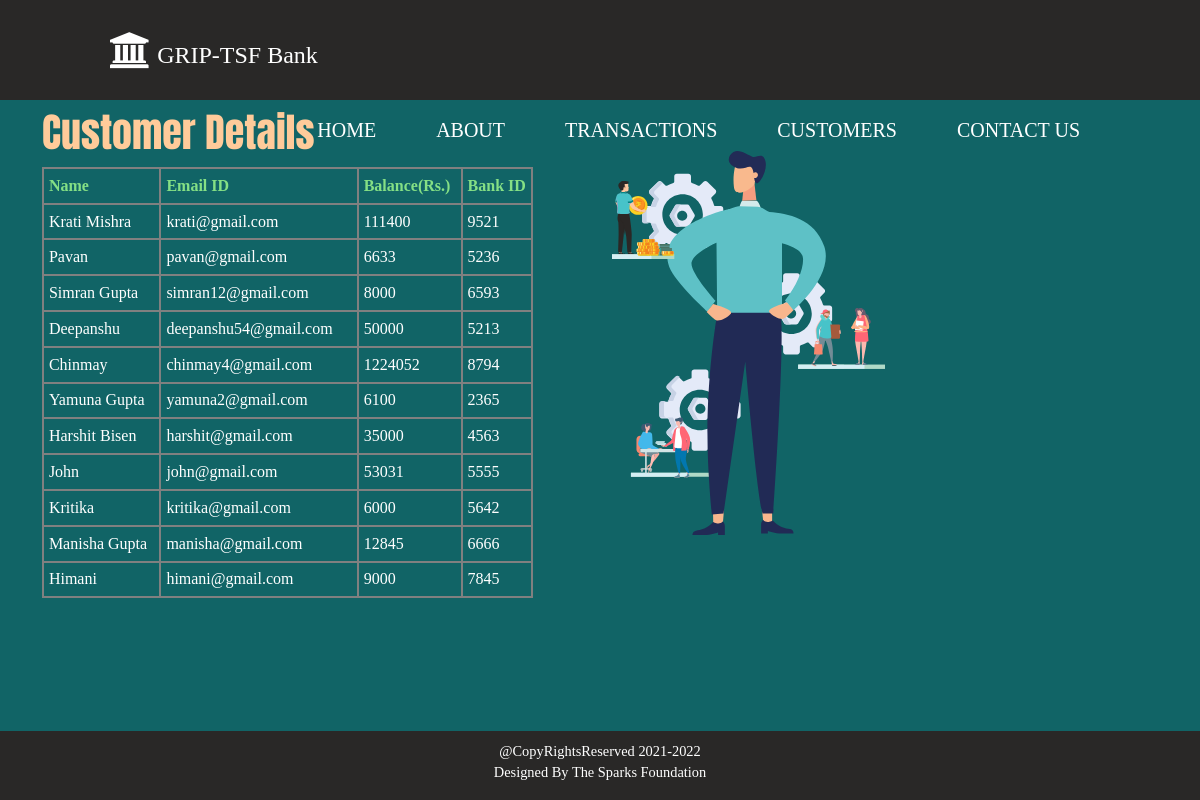
The app's page /customers/ with its own data.
### banking/models.py (models this page shows, shortened)
class Balance(models.Model):
    name=models.CharField(max_length=300)
    bank_id=models.IntegerField(unique=True,null=False)
    balance=models.IntegerField()
    email=models.EmailField(max_length=300,unique=True)

### banking/views.py (the view)
# urls.py: path('customers/',views.customers,name='customers'),
def customers(request):
    customers_instance = Balance.objects.all()
    return render(request,'banking/customers.html',{'stu':customers_instance})

### banking/templates/banking/customers.html (shortened to what this page needs)
{% extends 'banking/basic.html' %}
{% load static %}
{% block body %}
<div class="container">
<div class="row">
<div class="col-md-6">
  <h1>Customer Details</h1>
  <table style="width:90%">
    <tr>
      <th>Name</th>
      <th>Email ID</th>
      <th>Balance(Rs.)</th>
      <th>Bank ID</th>
    </tr>
    {% for i in stu %}
    <tr>
      <td>{{i.name}}</td>
      <td>{{i.email}}</td>
      <td>{{i.balance}}</td>
      <td>{{i.bank_id}}</td>
    </tr>
    {% endfor %}
  </table>
</div>
<div class="col-md-6">
  <img src="{% static 'images/customers.svg' %}" alt="">
</div>
</div>
</div>
{% endblock %}

### banking/templates/banking/basic.html (shortened to what this page needs)
{%load static%}
<!DOCTYPE html>
<html lang="en" dir="ltr">
  <head>
    <link rel="stylesheet" href="https://cdnjs.cloudflare.com/ajax/libs/font-awesome/4.7.0/css/font-awesome.min.css">
    <link href="https://cdn.jsdelivr.net/npm/bootstrap@5.0.0-beta3/dist/css/bootstrap.min.css" rel="stylesheet"
>
  <link href="https://cdn.jsdelivr.net/npm/bootstrap@5.1.0/dist/css/bootstrap.min.css" rel="stylesheet"
>
  </head>
<body>
    <nav>
         <div class="logo"><i class="fa fa-bank" style="font-size:36px"></i> GRIP-TSF Bank</div>
      <ul>
        <li><a href="{%url 'home'%}">Home</a></li>
        <li><a href="{%url 'about'%}">About</a></li>
        <li><a href="{%url 'transactions'%}">Transactions</a></li>
        <li><a href="{%url 'customers'%}">Customers</a></li>
        <li><a href="{%url 'contacts'%}">Contact Us</a></li>
      </ul>
   </nav>
<br><br><br><br>
{% block body %}{% endblock %}
<footer>
  <p id="pfoot" class="pfot">
  @CopyRightsReserved 2021-2022<br>Designed By The Sparks Foundation
</p>
</footer>
  </body>
</html>

### records on screen
Balance: name "Krati Mishra", email "krati@gmail.com", balance "111400", bank_id "9521"
Balance: name "Pavan", email "pavan@gmail.com", balance "6633", bank_id "5236"
Balance: name "Simran Gupta", email "simran12@gmail.com", balance "8000", bank_id "6593"
Balance: name "Deepanshu", email "deepanshu54@gmail.com", balance "50000", bank_id "5213"
Balance: name "Chinmay", email "chinmay4@gmail.com", balance "1224052", bank_id "8794"
Balance: name "Yamuna Gupta", email "yamuna2@gmail.com", balance "6100", bank_id "2365"
Balance: name "Harshit Bisen", email "harshit@gmail.com", balance "35000", bank_id "4563"
Balance: name "John", email "john@gmail.com", balance "53031", bank_id "5555"
Balance: name "Kritika", email "kritika@gmail.com", balance "6000", bank_id "5642"
Balance: name "Manisha Gupta", email "manisha@gmail.com", balance "12845", bank_id "6666"
Balance: name "Himani", email "himani@gmail.com", balance "9000", bank_id "7845"
